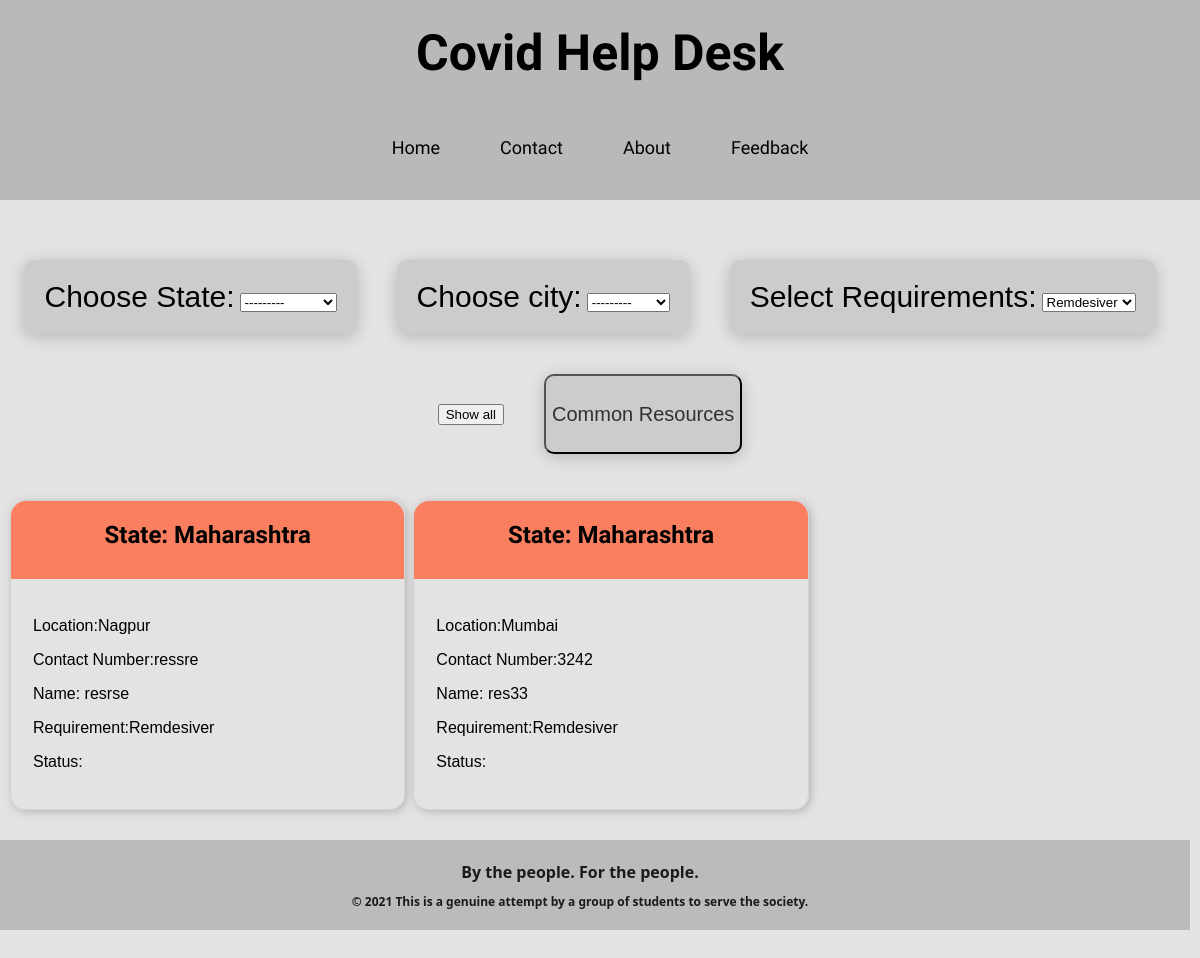
/posts, run on an earlier commit of the app's database.
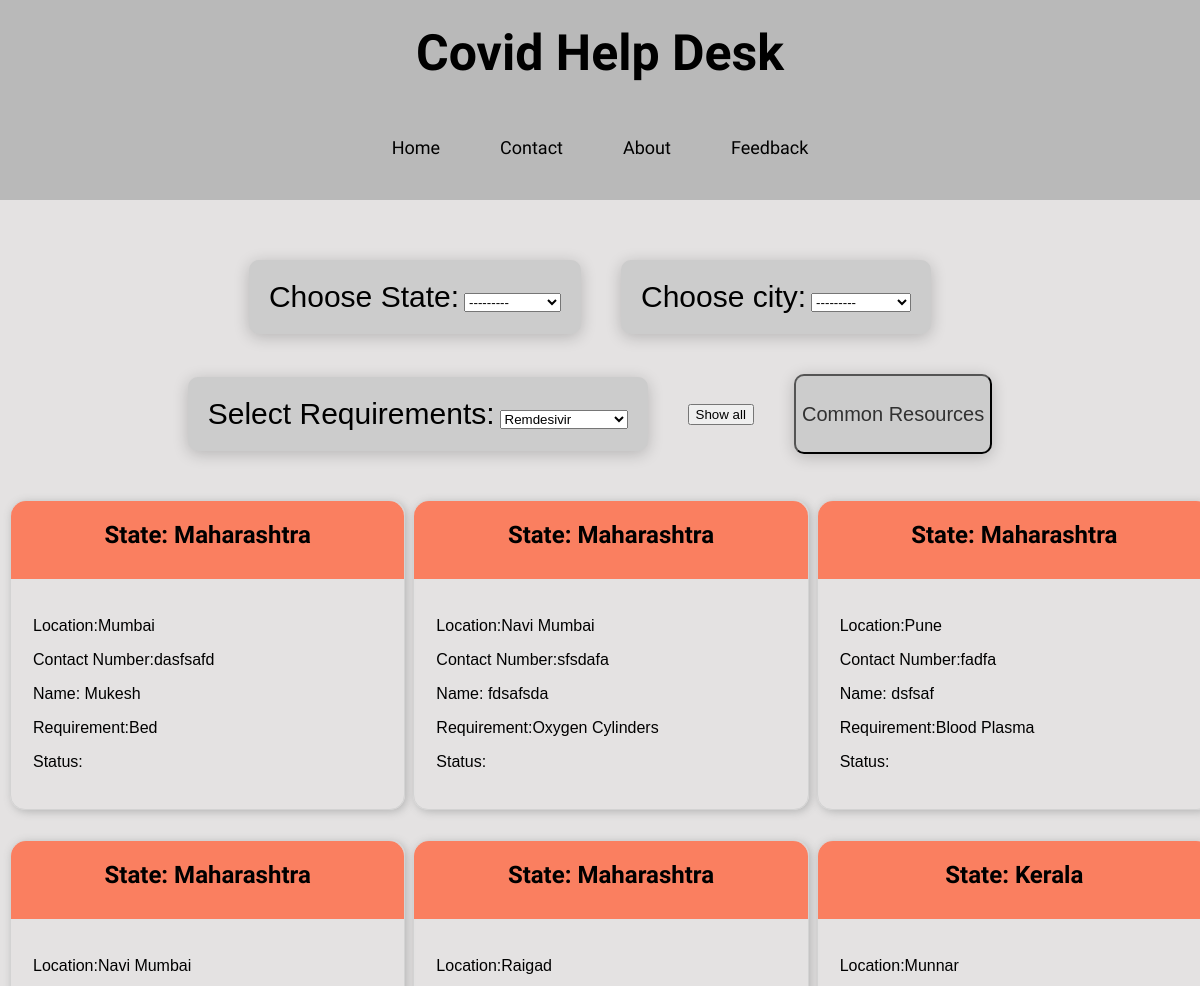
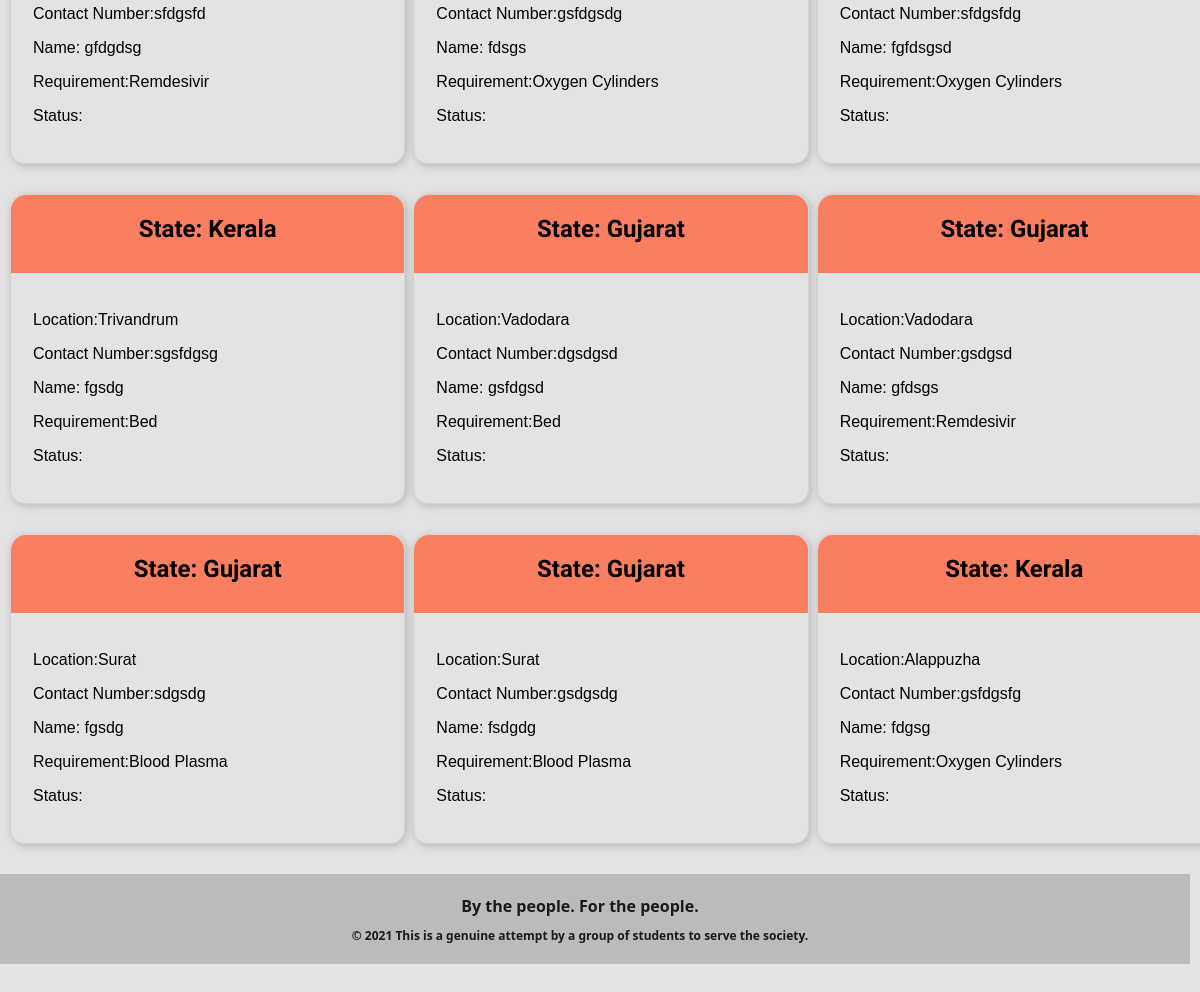
And on a later commit of the database (2 pictures, top to bottom).
### receiver/models.py (models this page shows, shortened)
class Res_type(models.Model):
    resource_name = models.CharField(max_length=50)
    more_info = models.CharField(
        default='', max_length=200, blank=True, null=True)
    def __str__(self):
        return self.resource_name

class Needy(models.Model):
    name = models.CharField(max_length=200)
    email_id = models.CharField(default='', max_length=200)
    phone = models.CharField(default='', max_length=200)
    state = models.ForeignKey(
        State, on_delete=models.SET_NULL, blank=True, null=True)
    city = models.ForeignKey(
        City, on_delete=models.SET_NULL, blank=True, null=True)
    resource_name = models.ForeignKey(
        Res_type, default='del', verbose_name="resc_type", on_delete=models.SET_DEFAULT)
    description = models.CharField(max_length=200)
    created_at = models.DateTimeField(default=timezone.now, auto_created=True)

class State(models.Model):
    name = models.CharField(max_length=40)
    def __str__(self):
        return self.name

class City(models.Model):
    state = models.ForeignKey(
        State, on_delete=models.CASCADE)
    name = models.CharField(max_length=40)
    def __str__(self):
        return self.name

### receiver/views.py (the view)
# urls.py: path('posts', views.posts, name='posts'),
def posts(request):
    posts = Needy.objects.all()
    pf_new = Post_filt()
    if request.method == "POST":
        pf = Post_filt(request.POST)
        return render(request, 'posts.html', {'posts': posts, 'pf': pf})
    return render(request, 'posts.html', {'posts': posts, 'pf': pf_new})

### receiver/forms.py
class Post_filt(forms.ModelForm):
    class Meta:
        model = Needy
        fields = ['state', 'city', 'resource_name']

### receiver/templates/posts.html (shortened to what this page needs)
{% extends 'base.html'%}
{% block content %}
{% load static %}
<link rel="stylesheet" href="{% static 'css/cards.css' %}" type="text/css" />
<div class="selection_box" method="POST" id='postN' data-cities-url="{% url 'ajax_load_cities' %}"
    post-cards-url="{% url 'newpostCards' %}">
    <div class="Regiondropdown">
        <div id="SelectRegion">
            <label id="LabelText">Choose State:</label>
            {{ pf.state }}
        </div>
    </div>
    <div class="Regiondropdown">
        <div id="SelectRegion">
            <label id="LabelText">Choose city:</label>
            {{ pf.city }}
        </div>
    </div>
    <div class="Requirementdropdown">
        <div id="SelectRequirement">
            <label id="LabelText">Select Requirements:</label>
            {{ pf.resource_name }}
        </div>
    </div>
    <div class="resources_button">
        <button id="show_all">Show all</button>
    </div>
    <div class="resources_button">
        <button id="CommonResources">Common Resources</button>
    </div>
</div>
<div class="whole_card" id='post_cards'>
    {% for post in posts %}
    <div class="card1">
        <div class="State" style="color: black;">
            <h2>State: {{post.state}}</h2>
        </div>
        <div class="container">
            <p>Location:{{post.city}}</p>
            <p>Contact Number:{{post.phone}} </p>
            <p>Name: {{post.name}}</p>
            <p>Requirement:{{post.resource_name}}
            </p>
            <p>Status: </p>
        </div>
    </div>
    {% endfor %}
</div>
{% endblock %}

### receiver/templates/base.html (shortened to what this page needs)
{% load static %}
<!DOCTYPE html>
<html>
<head>
    <link rel="stylesheet" type="text/css" href="{% static 'css/base_style.css' %}" />
</head>
<body>
    <div class="header">
        <h1 style="text-align:center; font-size:  50px; flex: 60%;">Covid Help Desk</h1>
        <div class="header-right">
            <a class="active" href="/">Home</a>
            <a href="#contact">Contact</a>
            <a href="/about">About</a>
            <a href="/fbform">Feedback</a>
        </div>
    </div>
    {% block content %}
    {% endblock %}
    <footer>
        <div class="footer">
            <p class="w">
            <h1>By the people. For the people.</h1>
            <h2> &copy; 2021 This is a genuine attempt by a group of students to serve the society.</h2>
            </p>
        </div>
    </footer>
</body>
</html>

### receiver/static/css/base_style.css (style rules this page uses)
head, body { margin: 0px; padding: 0px; background-color: rgb(228, 226, 226); justify-content: center; max-width: 100%; overflow-x: hidden; }
.header { overflow: hidden; background-color: rgb(185, 185, 185); padding: 20px 10px; margin: -30px; margin-bottom: 20px; font-family: "Oxygen", sans-serif; display: flex; flex-direction: column; }
.header a { float: left; color: black; text-align: center; padding: 20px; padding-right: 30px; padding-left: 30px; text-decoration: none; font-size: 18px; line-height: 25px; border-radius: 4px; }
.header-right { margin: auto; }
.footer { left: 0; bottom: 0; width: 100vw; background-color: rgb(187, 187, 187); color: rgb(26, 26, 26); text-align: center; font-family: "Segoe UI", Tahoma, Geneva, Verdana, sans-serif; font-size: 8px; padding: 10px; margin-left: -30px; margin-right: -30px; margin-top: 20px; margin-bottom: -30px; }

### receiver/static/css/cards.css (style rules this page uses)
.selection_box { width: 100%; height: 100px; display: flex; flex-direction: row; justify-content: center; align-items: center; }
.Regiondropdown { margin: 10px; padding: 10px; }
.Regiondropdown option { margin: 20px; padding: 20px; }
#SelectRegion { border-radius: 10px; padding: 20px; background-color: rgb(204, 204, 204); box-shadow: 0 3px 1rem rgb(0 0 0 / 20%); }
.Requirementdropdown { margin: 10px; padding: 10px; }
#SelectRequirement { border-radius: 10px; padding: 20px; background-color: rgb(204, 204, 204); box-shadow: 0 3px 1rem rgb(0 0 0 / 20%); }
#LabelText { font-family: "Gill Sans", "Gill Sans MT", Calibri, "Trebuchet MS", sans-serif; font-size: 30px; }
.resources_button { margin: 10px; padding: 10px; }
#CommonResources { height: 80px; background-color: rgb(204, 204, 204); border-radius: 10px; font-family: "Gill Sans", "Gill Sans MT", Calibri, "Trebuchet MS", sans-serif; color: rgb(49, 49, 49); text-align: center; text-decoration: none; font-size: 20px; box-shadow: 0 3px 1rem rgb(0 0 0 / 20%); cursor: pointer; }
.whole_card { margin-top: 100px; display: grid; grid-template-columns: repeat(4, 1fr); grid-gap: 20px; }
.whole_card p { font-family: "Franklin Gothic Medium", "Arial Narrow", Arial, sans-serif; }
.card1, .card2, .card3 { margin: 10px; width: 100%; display: flex; flex-direction: column; border: 1px rgb(211, 211, 211) solid; border-radius: 15px; box-shadow: 2px 2px 9px rgb(182, 182, 182); }
.State { height: 78px; background: rgb(250, 127, 96); color: white; text-align: center; border-top-right-radius: 15px; border-top-left-radius: 15px; font-family: "Red Hat Display", sans-serif; }
.container { padding: 12px; margin: 10px; color: rgb(0, 0, 0); }
@media only screen and (max-width: 1400px) { .whole_card { display: grid; grid-template-columns: repeat(3, 1fr); grid-gap: 10px; } }
@media only screen and (max-width: 1400px) { .selection_box { margin: 40px; font-size: 10px; flex-wrap: wrap; } }
@media only screen and (max-width: 1400px) { .Regiondropdown { font-size: 20px; } }
@media only screen and (max-width: 1400px) { .Requirementdropdown { font-size: 20px; } }
@media only screen and (max-width: 1250px) { .selection_box { margin-left: -10px; margin-bottom: 150px; font-size: 10px; flex-wrap: wrap; } }
@media only screen and (max-width: 1250px) { .Regiondropdown { font-size: 20px; } }
@media only screen and (max-width: 1250px) { .Requirementdropdown { font-size: 20px; } }

What changed in the data, as far as the page shows it:
changed Res_type: resource_name "Remdesiver" → "Remdesivir"
changed Needy: city "Nagpur" → "Mumbai"; phone "ressre" → "dasfsafd"; name "resrse" → "Mukesh"; resource_name "Remdesiver" → "Bed"
changed Needy: city "Mumbai" → "Navi Mumbai"; phone "3242" → "sfsdafa"; name "res33" → "fdsafsda"; resource_name "Remdesiver" → "Oxygen Cylinders"
added Needy: state "Maharashtra", city "Pune", phone "fadfa", name "dsfsaf", resource_name "Blood Plasma"
added Needy: state "Maharashtra", city "Navi Mumbai", phone "sfdgsfd", name "gfdgdsg", resource_name "Remdesivir"
added Needy: state "Maharashtra", city "Raigad", phone "gsfdgsdg", name "fdsgs", resource_name "Oxygen Cylinders"
added Needy: state "Kerala", city "Munnar", phone "sfdgsfdg", name "fgfdsgsd", resource_name "Oxygen Cylinders"
added Needy: state "Kerala", city "Trivandrum", phone "sgsfdgsg", name "fgsdg", resource_name "Bed"
added Needy: state "Gujarat", city "Vadodara", phone "dgsdgsd", name "gsfdgsd", resource_name "Bed"
added Needy: state "Gujarat", city "Vadodara", phone "gsdgsd", name "gfdsgs", resource_name "Remdesivir"
added Needy: state "Gujarat", city "Surat", phone "sdgsdg", name "fgsdg", resource_name "Blood Plasma"
added Needy: state "Gujarat", city "Surat", phone "gsdgsdg", name "fsdgdg", resource_name "Blood Plasma"
added Needy: state "Kerala", city "Alappuzha", phone "gsfdgsfg", name "fdgsg", resource_name "Oxygen Cylinders"
